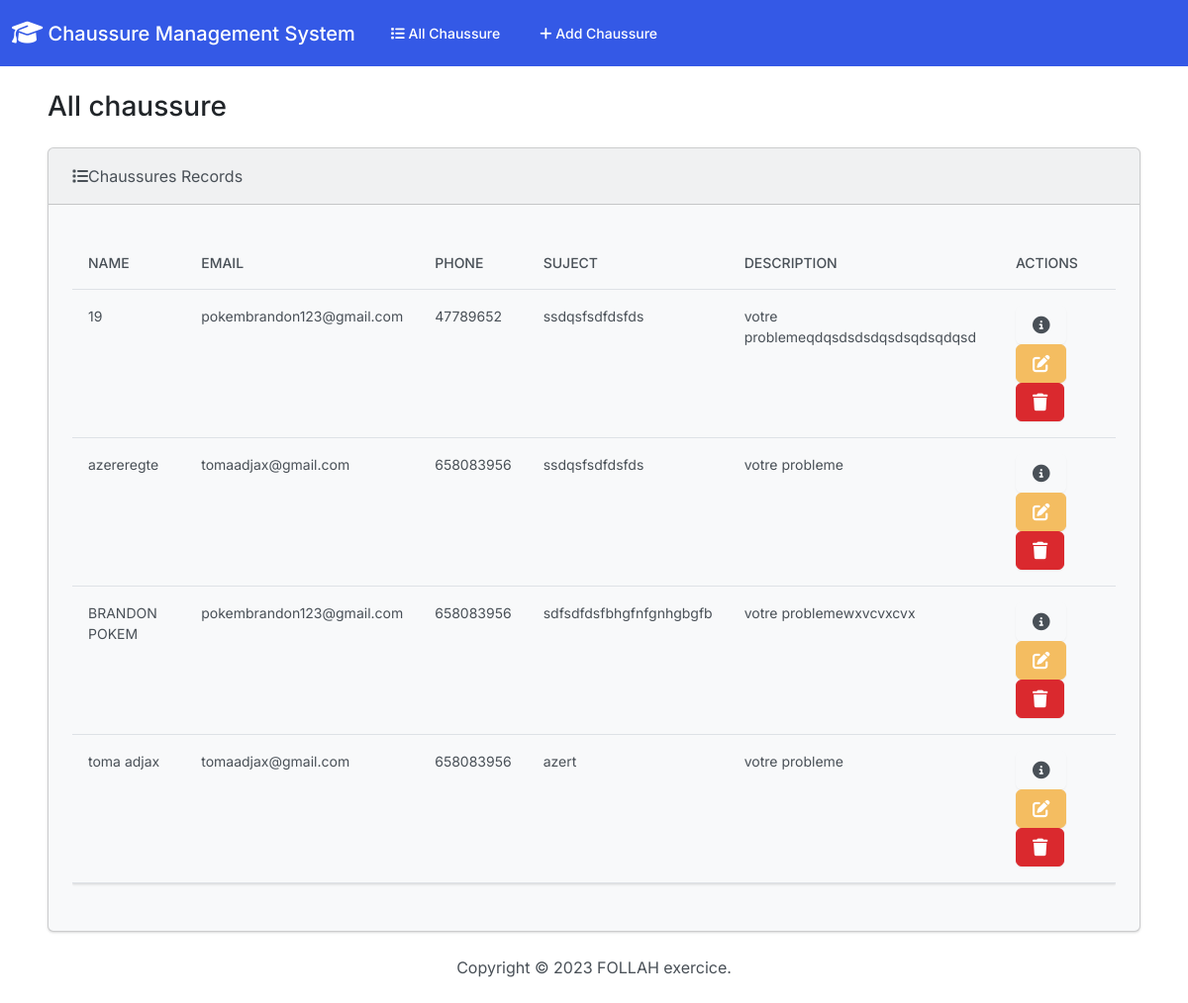
The page /problem/ on the database its author committed.
### crud/models.py (models this page shows, shortened)
class Chaussure(models.Model):
    name2 = models.CharField(max_length=30)
    email2 = models.EmailField(blank=True)
    phone2 = models.PositiveIntegerField(default='')
    suject2 = models.CharField(max_length=30)
    description2 = models.TextField(default='votre probleme')

### crud/views.py (the view)
# urls.py: path('problem/', views.problem, name='problem'),
def problem(request):
    return render(request, 'crud/problem.html', {
        'crud': Chaussure.objects.all()
    })

### crud/templates/crud/problem.html (shortened to what this page needs)
{% extends "crud/base.html" %}
{% block body%}
{% load static%}
<!DOCTYPE html>
<html lang="en">
<head>
    <link href="{% static 'css/bootstrap.min.css' %}" rel="stylesheet ">
    <link rel="stylesheet" href="https://cdnjs.cloudflare.com/ajax/libs/font-awesome/6.2.0/css/all.min.css"
 />
  </head>
<body class="d-flex flex-column min-vh-100">
    <div class="container-fluid">
        <h3 class="m-4">All chaussure</h3>
        <div class="row">
            <div class="col-12">
                {% if crud %}
                <div class="card bg-light ms-4 me-4 mb-4">
                    <div class="card-header">
                        <i class="fa-solid fa-list" fa-lg></i>Chaussures Records</a>
                    </div>
                    <div class="card-body">
                       <p class="card-text">
                        <div class="table-responsive">
                            <table class="table table-hover">
                                <thead>
                                  <tr>
                                    <th scope="col">name</th>
                                    <th scope="col">email</th>
                                    <th scope="col">phone</th>
                                    <th scope="col">suject</th>
                                    <th scope="col">description</th>
                                    <th scope="col">Actions</th>
                                  </tr>
                                </thead>
                                <tbody>
                                  {% for chaussure in crud %}
                                    <tr>
                                        <td>{{ chaussure.name2 }}</td>
                                        <td>{{ chaussure.email2 }}</td>
                                        <td>{{ chaussure.phone2 }}</td>
                                        <td>{{ chaussure.suject2 }}</td>
                                        <td>{{ chaussure.description2 }}</td>
                                        <td>
                                            <button type="button" class="btn btn-succes me-1" href="{% url 'view_chaussure' chaussure.id %}"
                                            data-bs-toggle="modal" data-bs-target="#myModal{{chaussure.id}}">
                                            </button>
                                          <a class="btn btn-warning me-1" href="{% url 'edit' chaussure.id %}">
                                          </a>
                                          <button type="button" class="btn btn-danger" data-bs-toggle="modal" data-bs-target="#delete{{chaussure.id}}">
                                          </button>
                                        </td>
                                    </tr>
                                  {% endfor %}
                                </tbody>
                              </table>
                        </div>
                       </p>
                    </div>
                  </div>
                {% else %}
                    <h5 class="alert alert-primary ms-4 me-4">No Chaussure Records</h5>
                {% endif %}
            </div>
        </div>
    </div>
</body>
</html>
{% endblock%}

### rows shown on the page
Chaussure: name2 "19", email2 "pokembrandon123@gmail.com", phone2 "47789652", suject2 "ssdqsfsdfdsfds", description2 "votre problemeqdqsdsdsdqsdsqdsqdqsd"
Chaussure: name2 "azereregte", email2 "tomaadjax@gmail.com", phone2 "658083956", suject2 "ssdqsfsdfdsfds", description2 "votre probleme"
Chaussure: name2 "BRANDON POKEM", email2 "pokembrandon123@gmail.com", phone2 "658083956", suject2 "sdfsdfdsfbhgfnfgnhgbgfb", description2 "votre problemewxvcvxcvx"
Chaussure: name2 "toma adjax", email2 "tomaadjax@gmail.com", phone2 "658083956", suject2 "azert", description2 "votre probleme"
